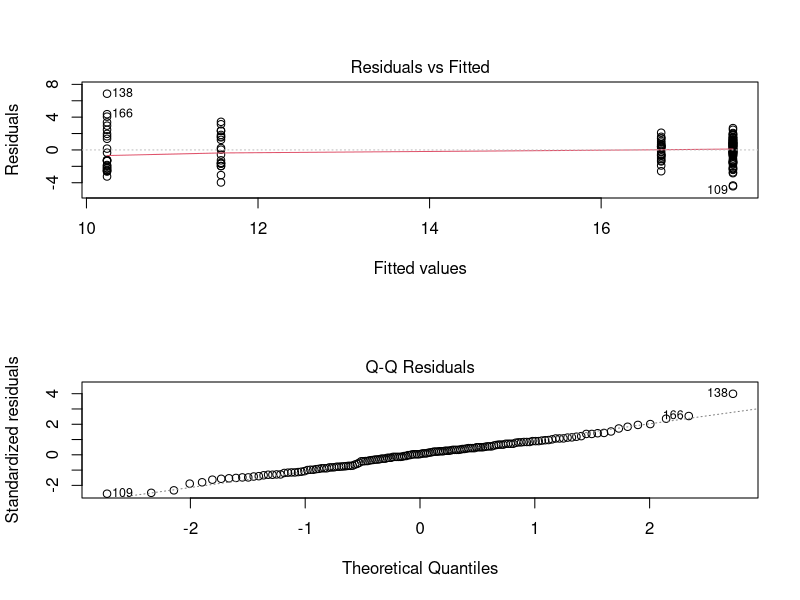
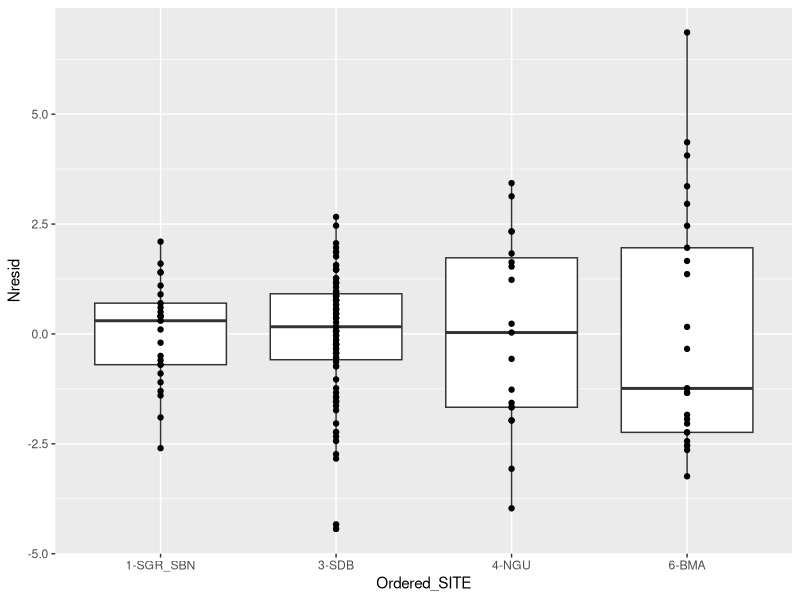
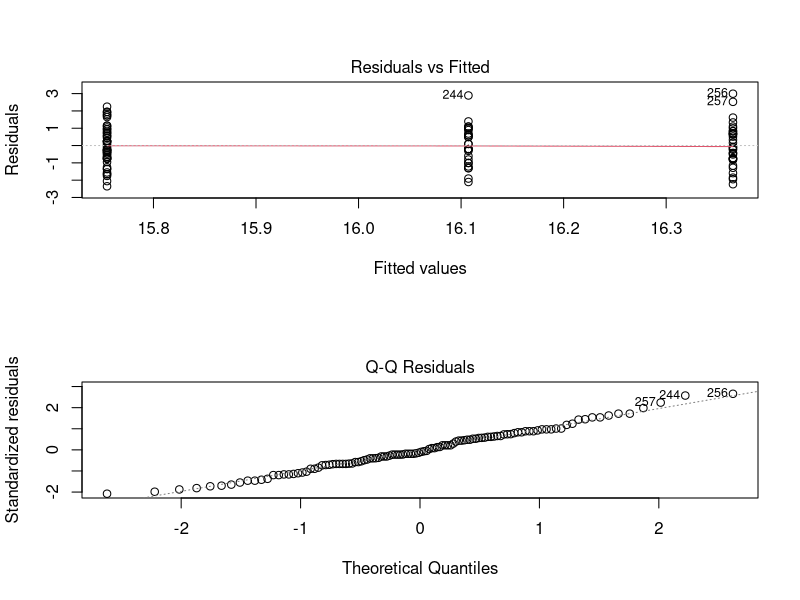
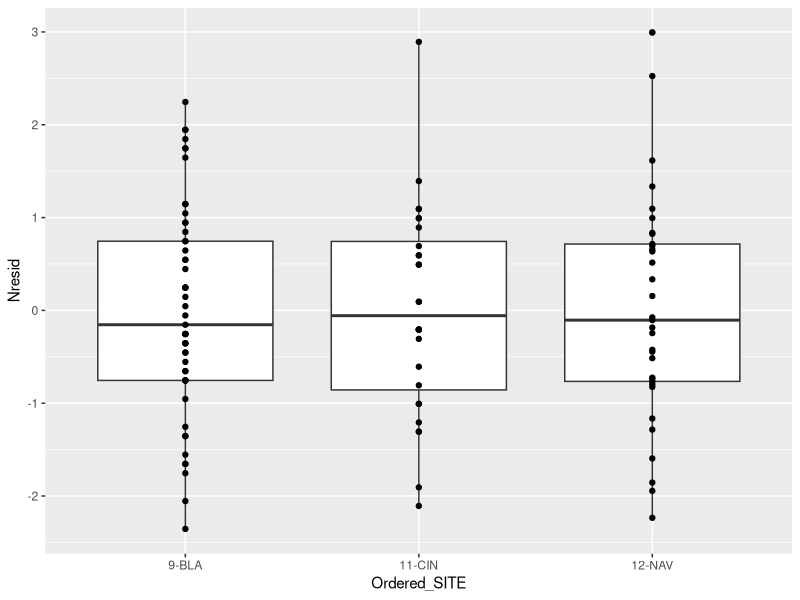
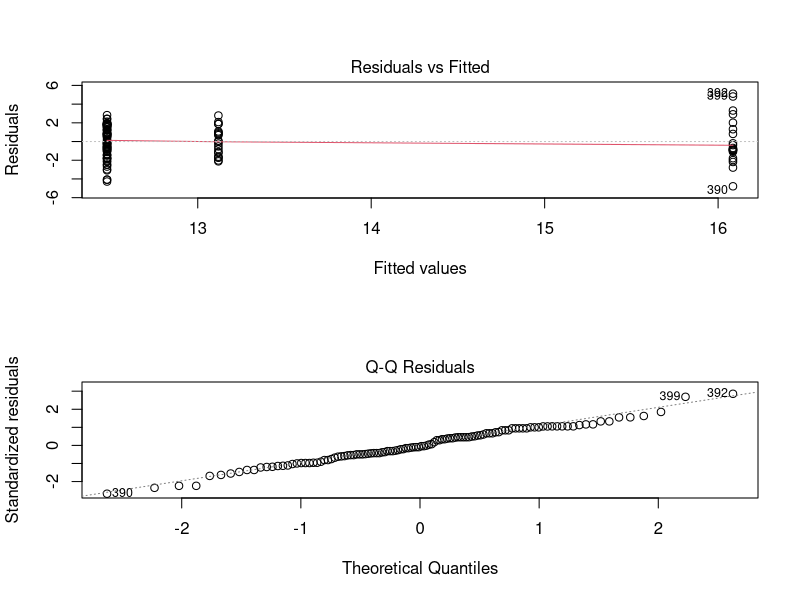
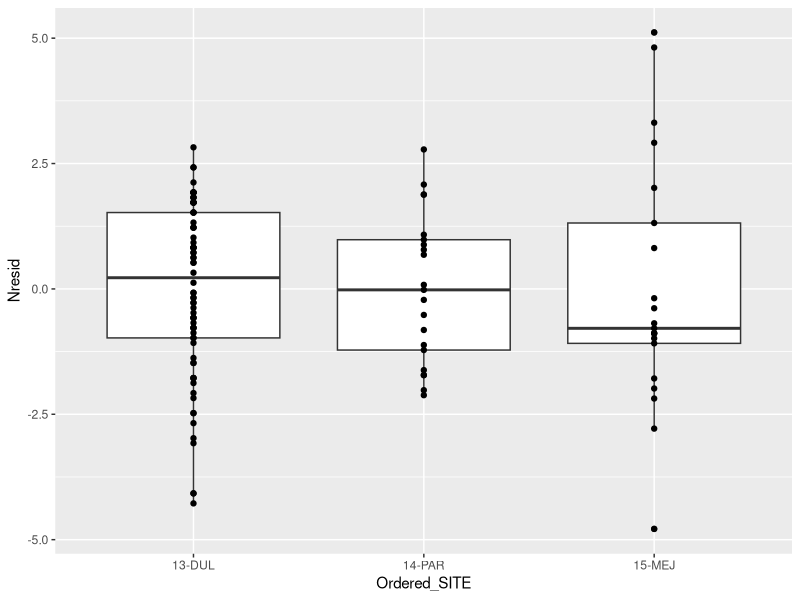
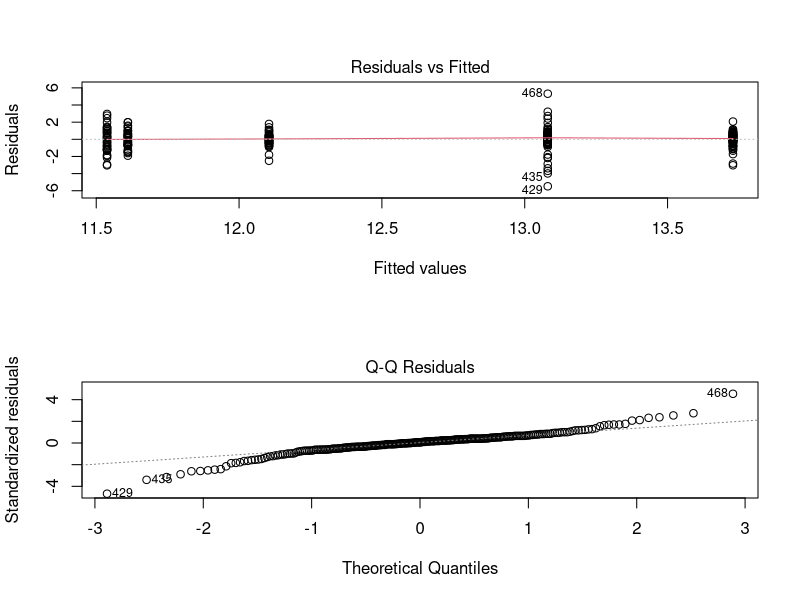
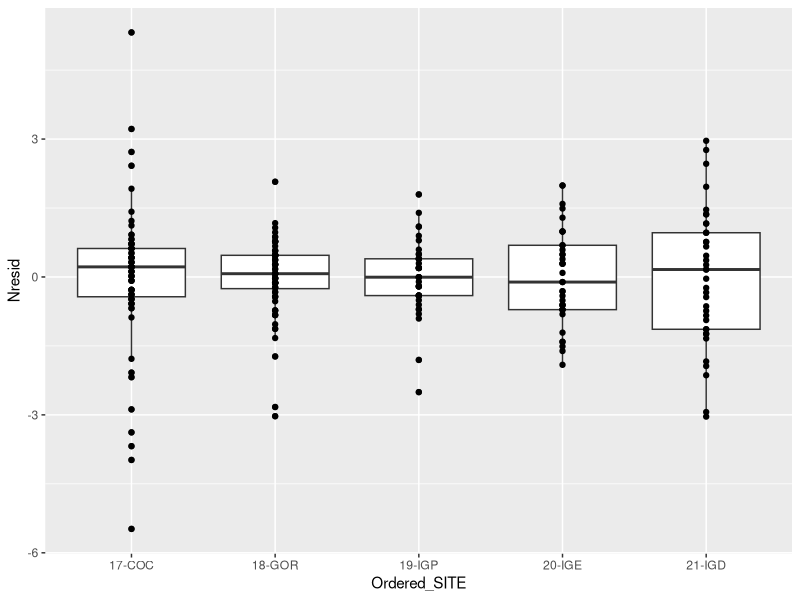

The R script that drew these images, in order:
## ---- chunk 1
setwd("~/EPGT_stable_isotope_analysis")
getwd()
## ---- chunk 2
library(ggplot2)
library(plyr)
library(RColorBrewer)
library(MASS); library(lattice)
library(lme4); library(lmerTest);library(car)
## ---- chunk 3
data<-read.csv("CM Isotope Data UPDATED_Jan122017.csv")
#updated 12-20-16 summary files reading in here to reflect new groupings, excluded data etc.
data$Ordered_SITE<-factor(data$Ordered_SITE, levels =c("1-SGR_SBN","3-SDB","4-NGU","6-BMA","7-IPD","8-LOR","9-BLA","11-CIN","12-NAV", "13-DUL","14-PAR","15-MEJ","16-ISL","17-COC","18-GOR","19-IGP","20-IGE","21-IGD","22-IGZ","23-IGN","24-PPE"))

#12-19-16 added: removing problematic sites and questionable values
data_new<-subset(data, Ordered_SITE!="7-IPD" &Ordered_SITE!="8-LOR"&Ordered_SITE!="16-ISL"&Ordered_SITE!="22-IGZ"&Ordered_SITE!="23-IGN")
data_new<-subset(data_new, Percent_N>=5 | is.na(data_new$Percent_N) )
data_new<-subset(data_new, Percent_N<=20 | is.na(data_new$Percent_N) )
data_new$Collect_Date <- strptime(data_new$Collect_Date, "%m/%d/%Y")
data_new$Run_Date <- strptime(data_new$Run_Date, "%m/%d/%Y")
palette<-c("firebrick","forestgreen","deepskyblue3","purple","orange")
data_new2<-subset(data_new,Habitat_Type!="oceanic") #exclude oceanic site
data<-data_new

## ---- chunk 4
summary(data)
data$Ordered_SITE<-factor(data$Ordered_SITE)
table(data$Ordered_SITE)

#Linear models-For each region seperately
summary(data_new2$Region)
SC<-subset(data_new2, Region=="SC-BC Pac Coast")     
GC<-subset(data_new2, Region=="Gulf of Cal")
CSC<-subset(data_new2, Region== "Cen-SoAm Pac Coast") 
EPI<- subset(data_new2, Region== "EPac Islands")

SC_Nm2<-aov(data=SC, d15N~Ordered_SITE)
GC_Nm2<-aov(data=GC, d15N~Ordered_SITE)
CSC_Nm2<-aov(data=CSC, d15N~Ordered_SITE)
EPI_Nm2<-aov(data=EPI, d15N~Ordered_SITE)

summary(SC_Nm2)
par(mfrow=c(2, 1))
plot(SC_Nm2, which=1:2)
dev.off()
SC$Nresid = resid(SC_Nm2)
ggplot(SC,aes(x=Ordered_SITE,y=Nresid))+geom_boxplot()+geom_point()

summary(GC_Nm2)
par(mfrow=c(2, 1))
plot(GC_Nm2, which=1:2)
dev.off()
GC$Nresid = resid(GC_Nm2)
ggplot(GC,aes(x=Ordered_SITE,y=Nresid))+geom_boxplot()+geom_point()

summary(CSC_Nm2)
par(mfrow=c(2, 1))
plot(CSC_Nm2, which=1:2)
dev.off()
CSC$Nresid = resid(CSC_Nm2)
ggplot(CSC,aes(x=Ordered_SITE,y=Nresid))+geom_boxplot()+geom_point()

summary(EPI_Nm2)
par(mfrow=c(2, 1))
plot(EPI_Nm2, which=1:2)
dev.off()
EPI$Nresid = resid(EPI_Nm2)
ggplot(EPI,aes(x=Ordered_SITE,y=Nresid))+geom_boxplot()+geom_point()

#-------
 #Carbon 

SC_Cm2<-aov(data=SC, d13C~Ordered_SITE)
GC_Cm2<-aov(data=GC, d13C~Ordered_SITE)
CSC_Cm2<-aov(data=CSC, d13C~Ordered_SITE)
EPI_Cm2<-aov(data=EPI, d13C~Ordered_SITE)


summary(SC_Cm2)
par(mfrow=c(2, 1))
plot(SC_Cm2, which=1:2)
dev.off()
SC$Cresid = resid(SC_Cm2)
ggplot(SC,aes(x=Ordered_SITE,y=Cresid))+geom_boxplot()+geom_point()

summary(GC_Cm2)
par(mfrow=c(2, 1))
plot(GC_Cm2, which=1:2)
dev.off()
GC$Cresid = resid(GC_Cm2)
ggplot(GC,aes(x=Ordered_SITE,y=Cresid))+geom_boxplot()+geom_point()

summary(CSC_Cm2)
par(mfrow=c(2, 1))
plot(CSC_Cm2, which=1:2)
dev.off()
CSC$Cresid = resid(CSC_Cm2)
ggplot(CSC,aes(x=Ordered_SITE,y=Cresid))+geom_boxplot()+geom_point() #moderate fanning, be aware-come back to

summary(EPI_Cm2)
par(mfrow=c(2, 1))
plot(EPI_Cm2, which=1:2)
dev.off()
EPI$Cresid = resid(EPI_Cm2)
ggplot(EPI,aes(x=Ordered_SITE,y=Cresid))+geom_boxplot()+geom_point()
